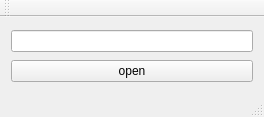
<?xml version="1.0" encoding="UTF-8"?>
<ui version="4.0">
 <class>MainWindow</class>
 <widget class="QMainWindow" name="MainWindow">
  <property name="geometry">
   <rect>
    <x>0</x>
    <y>0</y>
    <width>264</width>
    <height>117</height>
   </rect>
  </property>
  <property name="windowTitle">
   <string>MainWindow</string>
  </property>
  <widget class="QWidget" name="centralWidget">
   <layout class="QGridLayout" name="gridLayout">
    <item row="0" column="0">
     <widget class="QLineEdit" name="lineEdit"/>
    </item>
    <item row="1" column="0">
     <widget class="QPushButton" name="pushButtonOpen">
      <property name="text">
       <string>open</string>
      </property>
     </widget>
    </item>
   </layout>
  </widget>
  <widget class="QMenuBar" name="menuBar">
   <property name="geometry">
    <rect>
     <x>0</x>
     <y>0</y>
     <width>264</width>
     <height>18</height>
    </rect>
   </property>
  </widget>
  <widget class="QToolBar" name="mainToolBar">
   <attribute name="toolBarArea">
    <enum>TopToolBarArea</enum>
   </attribute>
   <attribute name="toolBarBreak">
    <bool>false</bool>
   </attribute>
  </widget>
  <widget class="QStatusBar" name="statusBar"/>
 </widget>
 <layoutdefault spacing="6" margin="11"/>
 <resources/>
 <connections/>
</ui>
